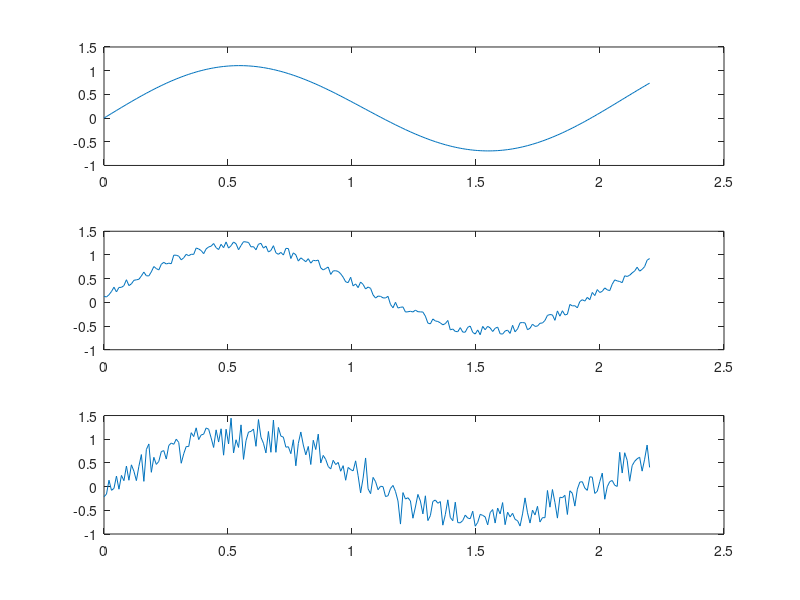

Source code (MATLAB):
clc; clear; close all

sr = 100;
Tend = 2.2;
n = floor(Tend*sr);
t = linspace(0, Tend, n);

subplot(3, 1, 1)
y1 = sin(3*t) + sin(0.2*t);
plot(t, y1)

subplot(3, 1, 2)
y2 = y1 + rand(1, n)*0.2;
plot(t, y2);

subplot(3, 1, 3)
y2 = y1 + randn(1, n)*0.2;
plot(t, y2);